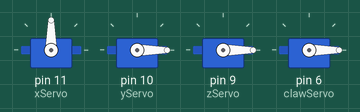
Recording of a sketch running on a simulated Arduino Uno, built with avr-gcc and run on an emulated ATmega328P. On the bench: 4 × servo.

Above: at 0.05 s.
Timing chart, 0 to 4.6 s (numbered marks = the images above):
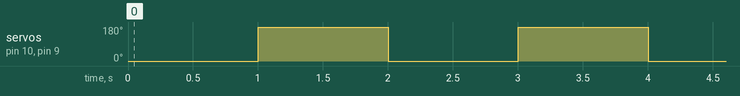

Measured:
- by itself, servo on pin 10 (yServo), servo on pin 9 (zServo): alternates 180° for 1.0 s and 0° for 1.0 s

The sketch:

brazoCabron.ino
```cpp
#include <Servo.h>

//MeArm HAS 4 SERVOS

Servo xServo;  // create servo object, arm base servo - left right motion

Servo yServo;  // create servo object, left side servo - forward backwards motion

Servo zServo;  // create servo object, right side servo - forward backwards motion

Servo clawServo;  // create servo object, end of arm srevo - open,close the claw hand


//servo positions values, expects 1-180 deg.

int xPos;

int yPos;

int zPos;

int clawPos;

void setup() {
  // put your setup code here, to run once:
  // assign servo to pin numbers

  xServo.attach(11);  // attaches the servo on pin 11 to the servo object

  yServo.attach(10);  // attaches the servo on pin 10 to the servo object

  zServo.attach(9);  // attaches the servo on pin 9 to the servo object

  clawServo.attach(6);  // attaches the servo on pin 6 to the servo object


  // initialize serial port

  Serial.begin(9600);


  // Debug only send serial message to host com port terminal window in Arduino IDE

  //Serial.print("*** MeCom Test V04 ***.");   // send program name, uncomment for debug connection test

 yServo.write(90);

  clawServo.write(0);
}

void loop() {
  // put your main code here, to run repeatedly:
  //serial in packet patern = xVal,yVal,zVal,clawVal + end of packet char 'x'


     yServo.write(0);
     zServo.write(0);
     delay(1000);
     yServo.write(180);
     zServo.write(180);
     delay(1000);
      //yServo.write(180);
   // delay(500);
}
```
